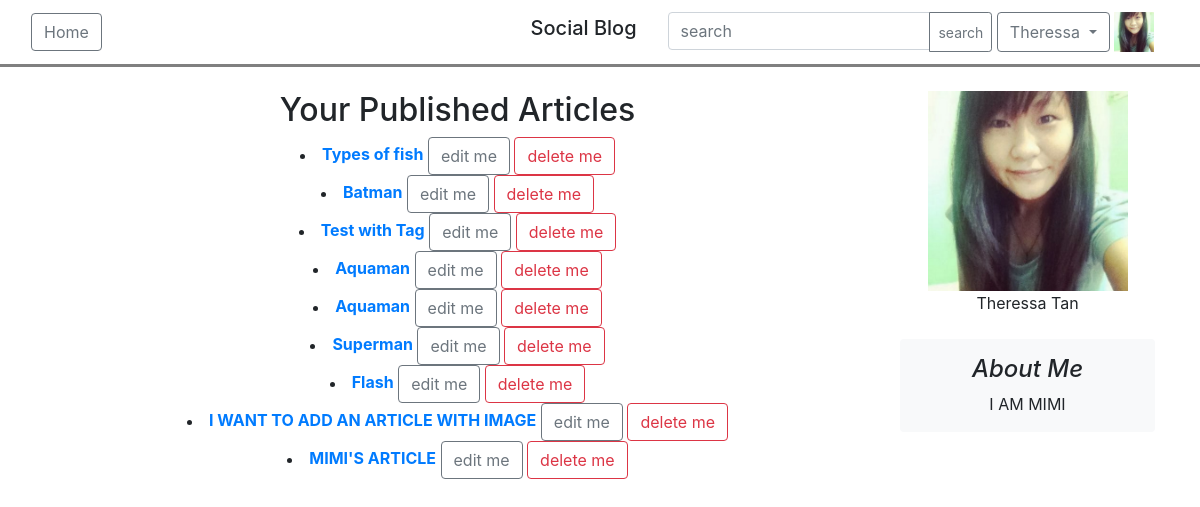
The page /article/15 (signed in) on the database as committed earlier.
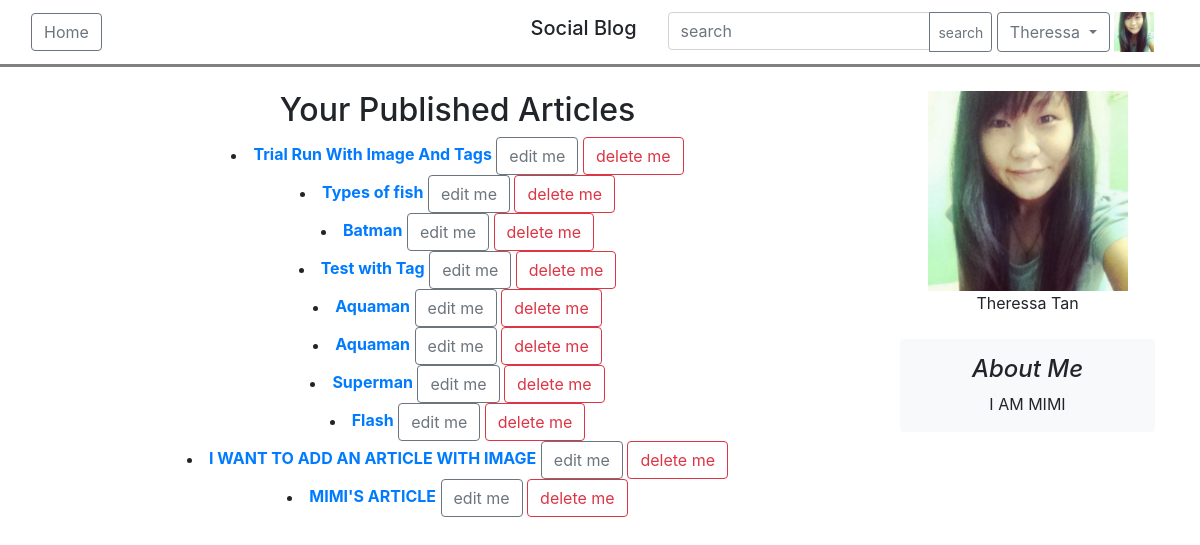
The same page on the database as committed later.
### blog/models.py (models this page shows, shortened)
class Article(models.Model):
    title =  models.CharField(max_length = 200)
    description = models.TextField(null=True, blank=True)
    owner = models.ForeignKey(settings.AUTH_USER_MODEL, on_delete=models.CASCADE)
    date_published = models.DateTimeField(auto_now_add = True)
    date_modified = models.DateTimeField(auto_now = True)
    article_image = models.ImageField(upload_to='articleImage/', null=True, blank=True)
    is_featured = models.BooleanField(default=False)
    tags = TaggableManager(blank=True)

### blog/views.py (the view)
# urls.py: path('article/<int:user_id>', views.user_articles, name = "userarticle"),
def user_articles(request, user_id):
    user = User.objects.get(pk=user_id)
    form = Article.objects.filter(owner=user_id).order_by('-date_published')
    if request.user.is_authenticated:
        follow = UserFollowing.objects.filter(following=user, owner=request.user)
        return render(request, 'blog/userarticles.html', {'form': form, 'user':user, 'follow':follow})
    else:
        return render(request, 'blog/userarticles.html', {'form': form, 'user':user})

### users/models.py (called while the page is built)
    def get_full_name(self):
        full_name = '%s %s' % (self.firstname, self.lastname)
        return full_name.strip()

### templates/blog/userarticles.html (shortened to what this page needs)
{% extends 'base.html' %}
{% load widget_tweaks %}
{% load static %}
{% block switch %}
    {% if request.user.is_authenticated %}
    <div class="input-group ">
        <input type="text" class="form-control" placeholder="search" aria-label="search" >
        <div class="input-group-append">
            <button class="btn btn-outline-secondary btn-sm" type="button">search</button>
        </div>
    </div>
    <div class="btn-group">
        <button type="button" class="btn btn-outline-secondary dropdown-toggle" data-toggle="dropdown" aria-haspopup="true" aria-expanded="false">
            {% if request.user.firstname %}
                {{ request.user.firstname }}
            {% else %}
                {{ request.user.email }}
            {% endif %}
        </button>
    </div>
        <img src="{{ request.user.avatar.url }}" width="40" height="40"></img>
    {% else %}
        <a href="{% url 'users:login' %}" class="btn btn-outline-secondary"> Login </a>
    {% endif %}
{% endblock%}
{% block content %}
    <div class="container-fluid">
        <div>
            <div class="container">
                <div class="row">
                    <div class="col-md-9">
                    <div align="center">
                        {% if request.user.id != user.id %}
                            {% if user.firstname %}
                            <h2> {{user.get_full_name}}'s Articles </h2>
                            {% else %}
                                {{user.email}}'s Articles
                            {% endif %}
                        {% else %}
                            <h2>Your Published Articles</h2>
                        {% endif %}
                    </div>
                        {% if form %}
                            <div align="center">
                                {% for article in form %}
                                    <li>
                                        <a href="{% url 'blog:articledetails' article.id%}" ><b>{{article.title}}</b></a>
                                        {% if request.user.id == article.owner.id %}
                                            <a href="{% url 'blog:editarticle' article.id%}" class="btn btn-outline-secondary"> edit me </a>
                                            <button class="btn btn-outline-danger" type="button" data-toggle="modal" data-target="#deleteModal">delete me</button>
                                        {% endif %}
                                    </li>
                                {% endfor %}
                            </div>
                        {% endif %}
                    </div>
                    <div class="col-md-3">
                    <div align="center">
                        <img src="{{user.avatar.url}}" width="200px" height="200px">
                        <br/>
                        {% if user.firstname %}
                            {{user.get_full_name}}
                        {% else %}
                            {{user.email}}
                        {% endif %}
                        <br/>
                        <br/>
                        <div class="p-3 mb-3 bg-light rounded">
                            <h4 class="font-italic">About Me</h4>
                            <p class="mb-0">{{user.about_me}}</p>
                        </div>
                    </div>
                    </div>
                </div>
            </div>
        </div>
    </div>
{% endblock %}

Rows that differ between the two databases and show on the page:
added Article: title "Trial Run With Image And Tags", shows "edit me"
